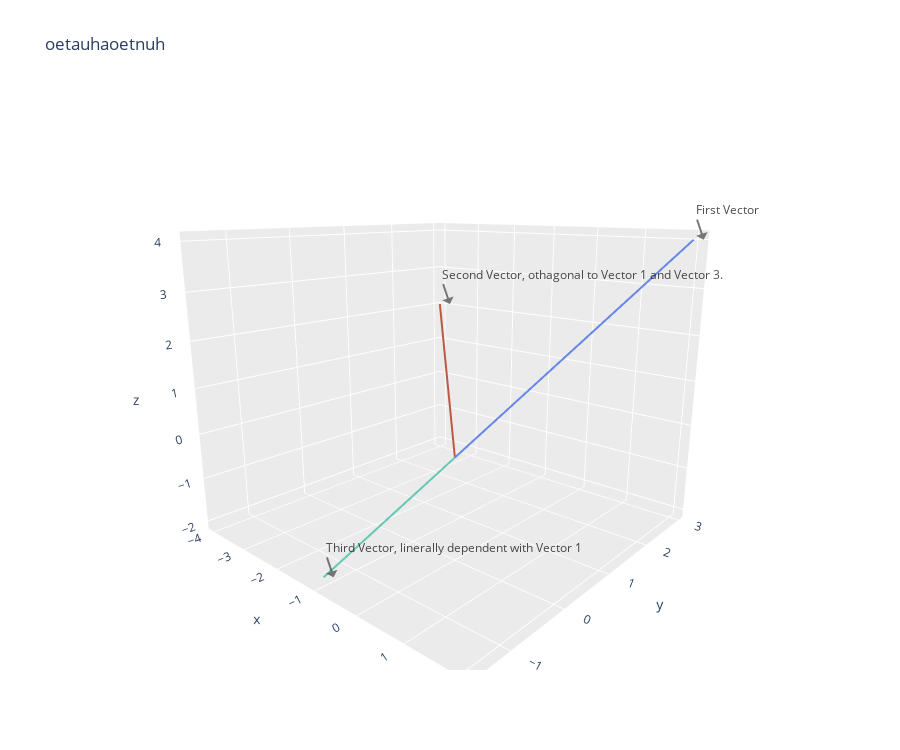

This figure's notebook cell:
### Markdown cell above
## 4.1 Plot two vectors that are linearly dependent and two vectors that are linearly independent (bonus points if done in $\mathbb{R}^3$).

### Code cell
from plotly.graph_objs import *
import plotly.io as pio
v = np.array([2,3,4])
v2 = np.array([6,7,-(6*2/4+7*3/4)])
print("v dot v2 is", np.dot(v, v2))
#vector [2,3,4]
trace1 = {
  "line": {
    "color": "rgb(102,135,231)", 
    "width": 4
  }, 
  "mode": "lines", 
  "type": "scatter3d", 
  "x": [0, 2],
  "y": [0, 3],
  "z": [0, 4],
}
#vector [-4 3 2]

trace2 = {
    "line":{
        "color":"rgb(190, 88, 66)",
        "width" : 4
    },
    "mode":"lines",
    "type":"scatter3d",
      "x": [0, -4],
      "y": [0, 3],
      "z": [0, 2],
    
}

trace3 = {
    "line": {
        "color": "rgb(102,199,180)", 
        "width": 4
  }, 
  "mode": "lines", 
  "type": "scatter3d", 
  "x": [0, -1],
  "y": [0, -1.5],
  "z": [0, -2],
}
data = Data([trace1, trace2, trace3])
layout = {
  "scene": {
    "xaxis": {
      "gridcolor": "rgb(255, 255, 255)", 
      "zerolinecolor": "rgb(255, 255, 255)", 
      "showbackground": True, 
      "backgroundcolor": "rgb(235, 235,235)"
    }, 
    "yaxis": {
      "gridcolor": "rgb(255, 255, 255)", 
      "zerolinecolor": "rgb(255, 255, 255)", 
      "showbackground": True, 
      "backgroundcolor": "rgb(235, 235,235)"
    }, 
    "zaxis": {
      "gridcolor": "rgb(255, 255, 255)", 
      "zerolinecolor": "rgb(255, 255, 255)", 
      "showbackground": True, 
      "backgroundcolor": "rgb(235, 235,235)"
    }, 
    "camera": {"eye": {
        "x": 1.25, 
        "y": -1.4, 
        "z": 0.5
      }}, 
    "aspectratio": {
      "x": 1, 
      "y": 1, 
      "z": 0.85
    },
    "annotations" : [{
        "showarrow" : True,
        "x": 2,
        "y": 3,
        "z": 4,
        "text":"First Vector",
        "font":{
            "color":"black",
            "size":12
        },
        "xanchor":"left",
        "xshift":10,
        "opacity":0.7
    },
    {
        "showarrow" : True,
        "x": -4,
        "y":  3,
        "z":  2,
        "text":"Second Vector, othagonal to Vector 1 and Vector 3.",
        "font":{
            "color":"black",
            "size":12
        },
        "xanchor":"left",
        "xshift":10,
        "opacity":0.7
    },  
    {
        "showarrow" : True,
        "x":  -1,
        "y":-1.5,
        "z":  -2,
        "text":"Third Vector, linerally dependent with Vector 1",
        "font":{
            "color":"black",
            "size":12
        },
        "xanchor":"left",
        "xshift":10,
        "opacity":0.7
    },  
    ]
  }, 
  "title": "oetauhaoetnuh", 
  "width": 900, 
  "height": 750, 
  "showlegend":False,
  "autosize": False
}
fig = Figure(data=data, layout=layout)
pio.show(fig)

### Figure 1 — Plotly figure (JSON) as saved in the notebook; plotly's stock layout.template omitted (floating-point values rounded to 4 significant figures)
{"data": [{"line": {"color": "rgb(102,135,231)", "width": 4}, "mode": "lines", "type": "scatter3d", "x": [0, 2], "y": [0, 3], "z": [0, 4]}, {"line": {"color": "rgb(190, 88, 66)", "width": 4}, "mode": "lines", "type": "scatter3d", "x": [0, -4], "y": [0, 3], "z": [0, 2]}, {"line": {"color": "rgb(102,199,180)", "width": 4}, "mode": "lines", "type": "scatter3d", "x": [0, -1], "y": [0, -1.5], "z": [0, -2]}], "layout": {"autosize": false, "height": 750, "scene": {"annotations": [{"font": {"color": "black", "size": 12}, "opacity": 0.7, "showarrow": true, "text": "First Vector", "x": 2, "xanchor": "left", "xshift": 10, "y": 3, "z": 4}, {"font": {"color": "black", "size": 12}, "opacity": 0.7, "showarrow": true, "text": "Second Vector, othagonal to Vector 1 and Vector 3.", "x": -4, "xanchor": "left", "xshift": 10, "y": 3, "z": 2}, {"font": {"color": "black", "size": 12}, "opacity": 0.7, "showarrow": true, "text": "Third Vector, linerally dependent with Vector 1", "x": -1, "xanchor": "left", "xshift": 10, "y": -1.5, "z": -2}], "aspectratio": {"x": 1, "y": 1, "z": 0.85}, "camera": {"eye": {"x": 1.25, "y": -1.4, "z": 0.5}}, "xaxis": {"backgroundcolor": "rgb(235, 235,235)", "gridcolor": "rgb(255, 255, 255)", "showbackground": true, "zerolinecolor": "rgb(255, 255, 255)"}, "yaxis": {"backgroundcolor": "rgb(235, 235,235)", "gridcolor": "rgb(255, 255, 255)", "showbackground": true, "zerolinecolor": "rgb(255, 255, 255)"}, "zaxis": {"backgroundcolor": "rgb(235, 235,235)", "gridcolor": "rgb(255, 255, 255)", "showbackground": true, "zerolinecolor": "rgb(255, 255, 255)"}}, "showlegend": false, "title": {"text": "oetauhaoetnuh"}, "width": 900}}
